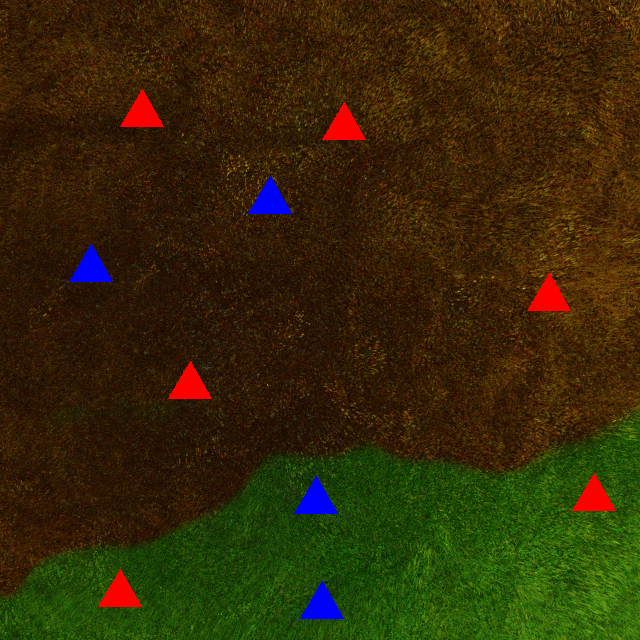
#> input picture photos/1.png, 640 x 640 px
$ python colorchannels.py
#> lines starting #> are read from the running program, lines starting #| are printed output that depends on the picture
import cv2 as cv
import numpy as np
img=cv.imread('photos/1.png')
#> img is the input picture: shape (640, 640, 3); mean B, G, R 7.3, 41.1, 52.4
b,g,r= cv.split(img)
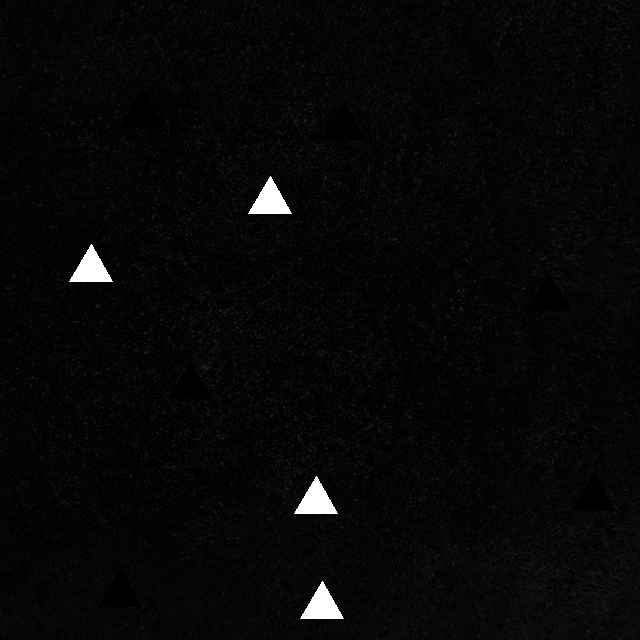
#> b: shape (640, 640); min 0, max 255, mean 7.3
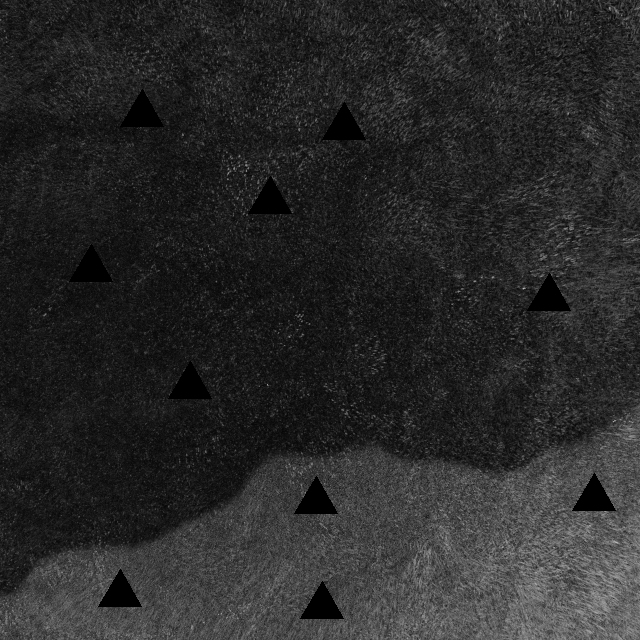
#> g: shape (640, 640); min 0, max 189, mean 41.1
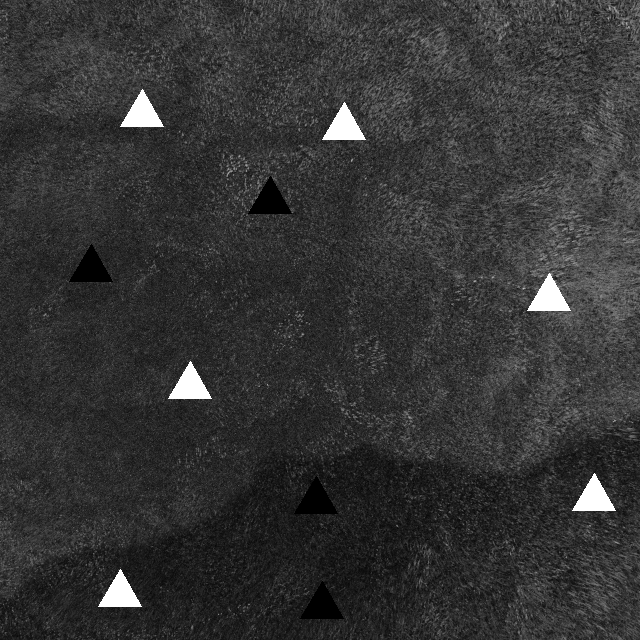
#> r: shape (640, 640); min 0, max 255, mean 52.4
cv.imshow('og', img)
cv.imshow('blue', b)
cv.imshow('green', g)
cv.imshow("red", r)
print(img.shape)
#| (640, 640, 3)
print(b.shape)
#| (640, 640)
print(r.shape)
#| (640, 640)
print(g.shape)
#| (640, 640)
blank=np.zeros(img.shape[:2], dtype='uint8')
merged= cv.merge([blank,g,blank])
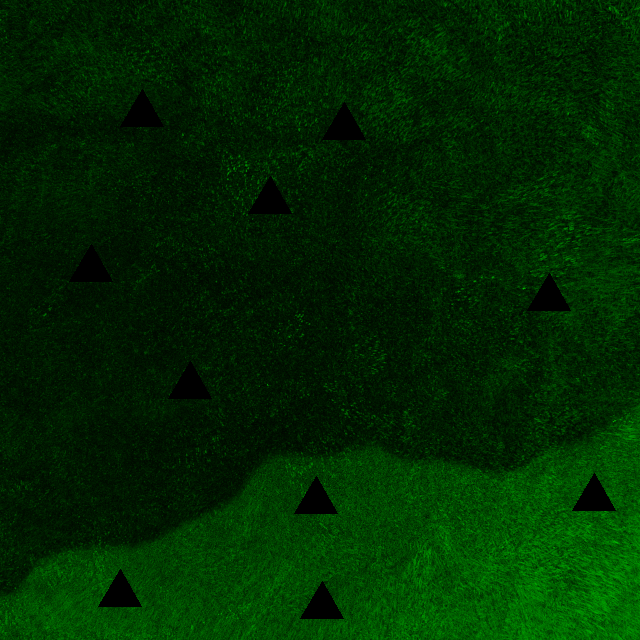
#> merged: shape (640, 640, 3); mean of channels 0, 1, 2 0, 41.1, 0; drawn as B, G, R
cv.imshow("merged", merged)
cv.waitKey(0)

$ run again, with photos/10.png copied over photos/1.png
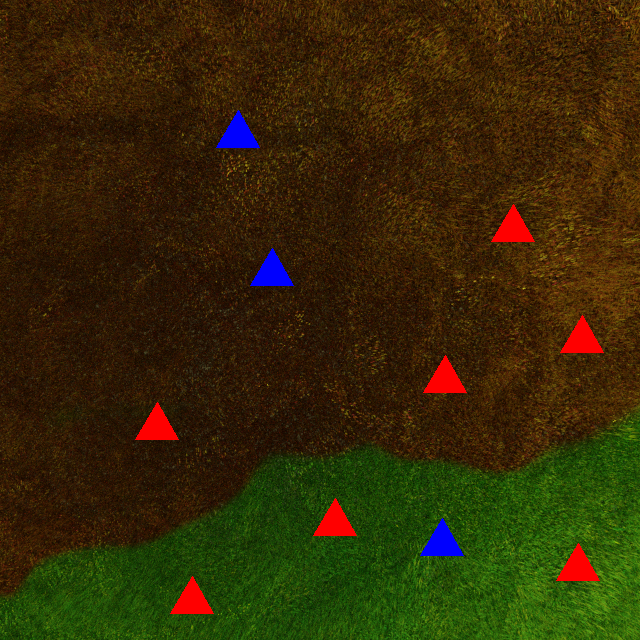
#> input picture photos/10.png, 640 x 640 px
#> img is the input picture: shape (640, 640, 3); mean B, G, R 6.8, 41, 52.9
#> `b,g,r= cv.split(img)`:
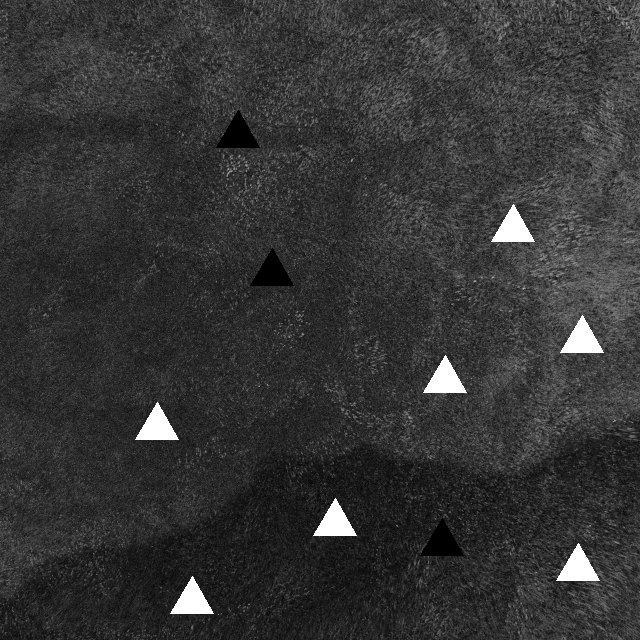
#> r: shape (640, 640); min 0, max 255, mean 52.9
#| (640, 640, 3)
#| (640, 640)
#| (640, 640)
#| (640, 640)
#> `merged= cv.merge([blank,g,blank])`:
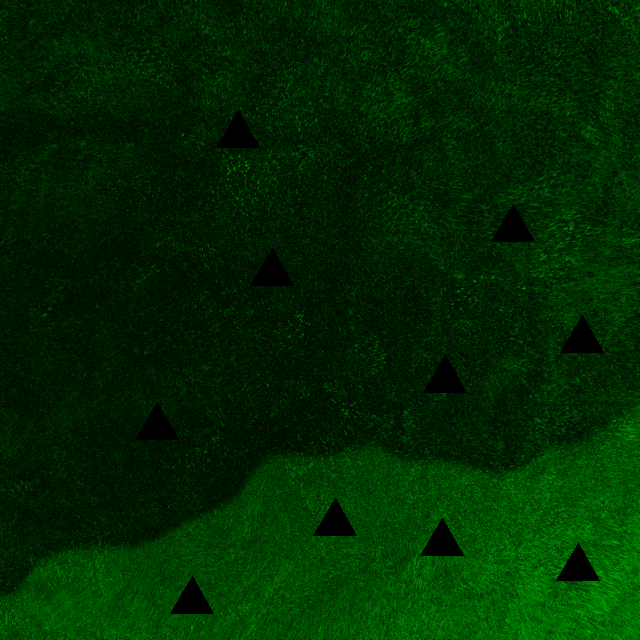
#> merged: shape (640, 640, 3); mean of channels 0, 1, 2 0, 41, 0; drawn as B, G, R

$ run again, with photos/11.png copied over photos/1.png
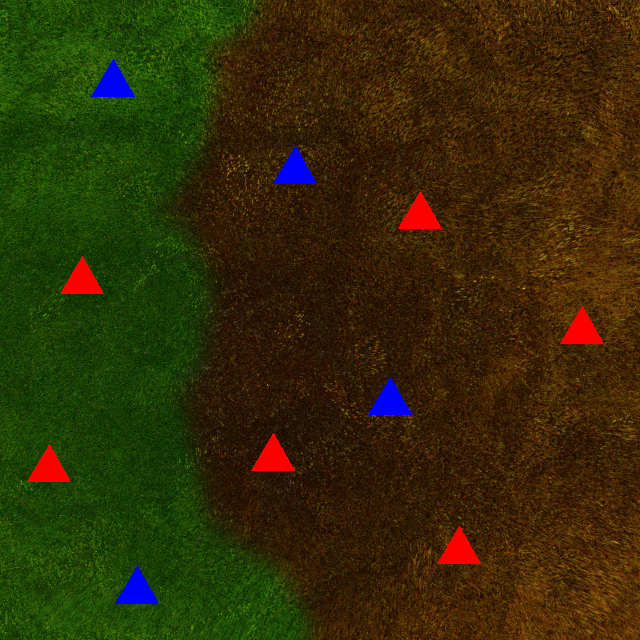
#> input picture photos/11.png, 640 x 640 px
#> img is the input picture: shape (640, 640, 3); mean B, G, R 7.3, 44.4, 51.2
#> `b,g,r= cv.split(img)`:
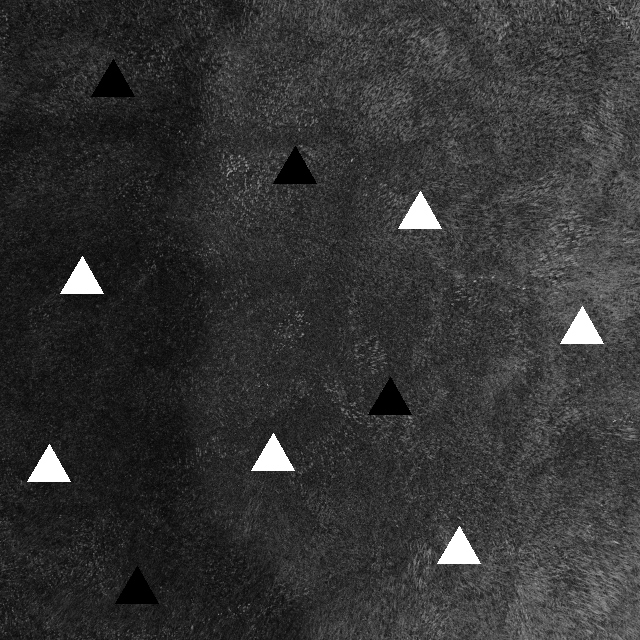
#> r: shape (640, 640); min 0, max 255, mean 51.2
#| (640, 640, 3)
#| (640, 640)
#| (640, 640)
#| (640, 640)
#> `merged= cv.merge([blank,g,blank])`:
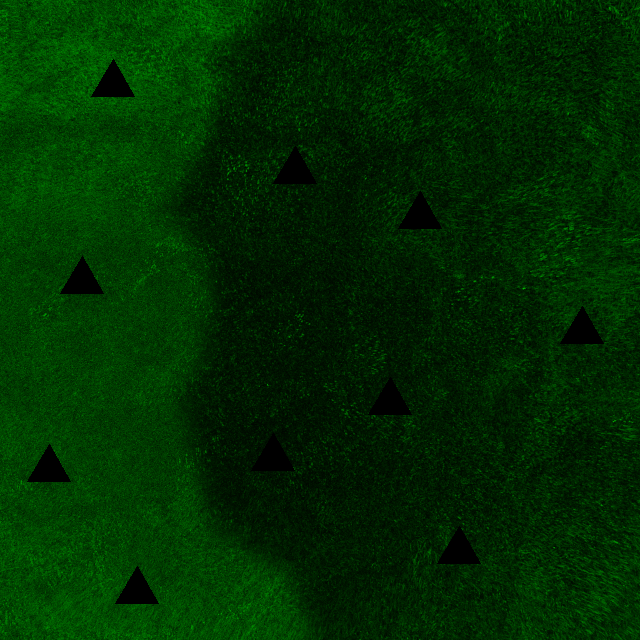
#> merged: shape (640, 640, 3); mean of channels 0, 1, 2 0, 44.4, 0; drawn as B, G, R

$ run again, with photos/2.png copied over photos/1.png
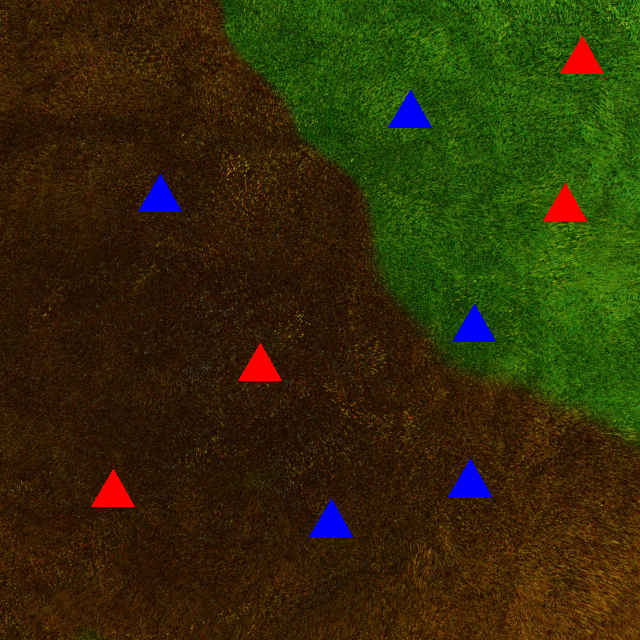
#> input picture photos/2.png, 640 x 640 px
#> img is the input picture: shape (640, 640, 3); mean B, G, R 8.1, 44.6, 49.8
#> `b,g,r= cv.split(img)`:
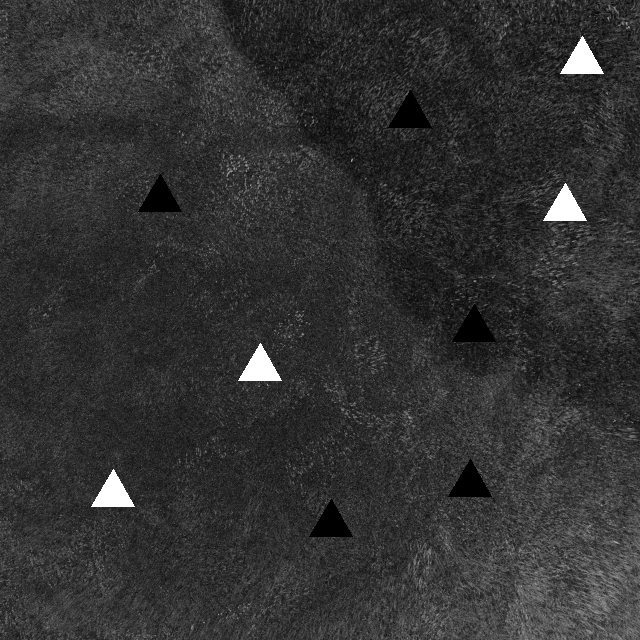
#> r: shape (640, 640); min 0, max 255, mean 49.8
#| (640, 640, 3)
#| (640, 640)
#| (640, 640)
#| (640, 640)
#> `merged= cv.merge([blank,g,blank])`:
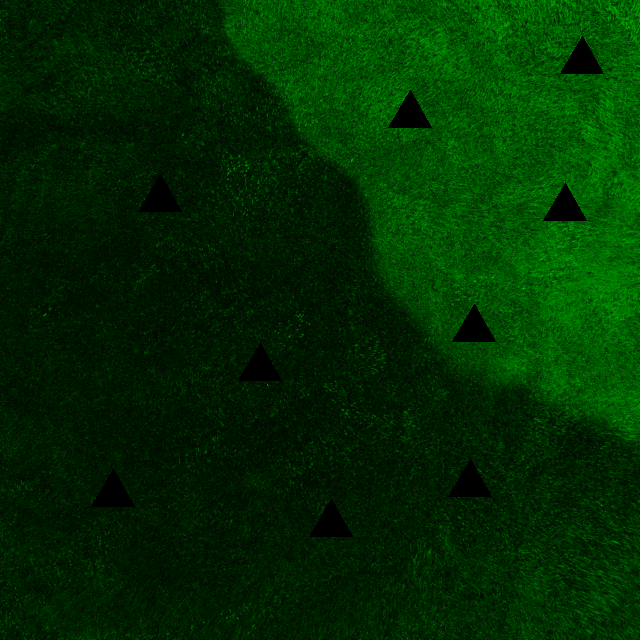
#> merged: shape (640, 640, 3); mean of channels 0, 1, 2 0, 44.6, 0; drawn as B, G, R
